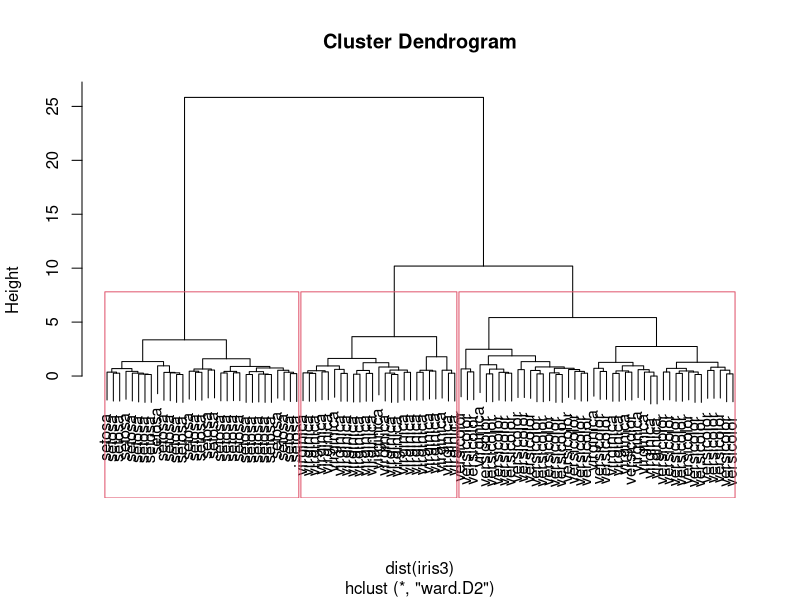

Generate this figure with R: (Note: this script raises an error after producing the figure.)
iris2=iris
#preparo los datos para quedarme con 100 datos (para ver mejor) 
# mediante muestreo y solo variables numericas
idx=sample(1:dim(iris2)[1],100)
idx
iris3=iris2[idx,]
iris3
iris3$Species=NULL
iris3
#calculo cluster jeraquico por el metodo de Ward, distancia euclidea
hc=hclust(dist(iris3),method="ward.D2")
hc
#dibujo el dendrograma y corto por tres
plot(hc,labels=iris2$Species[idx])
rect.hclust(hc,k=3)
#genero la variable de agrupamiento
group=cutree(hc,k=3)
group
#Medidas de bondad de agrupamiento: coeficiente de silueta
plotcluster(iris3,group)
shi= silhouette(group,dist(iris3))
plot(shi,col=1:3)
#Calculo de algunas otras medidas de bondad del agrupamiento
#(Ver descripcion de la funcion)
cluster.stats(dist(iris3),group,alt.clustering=as.integer(iris$Species[idx]))